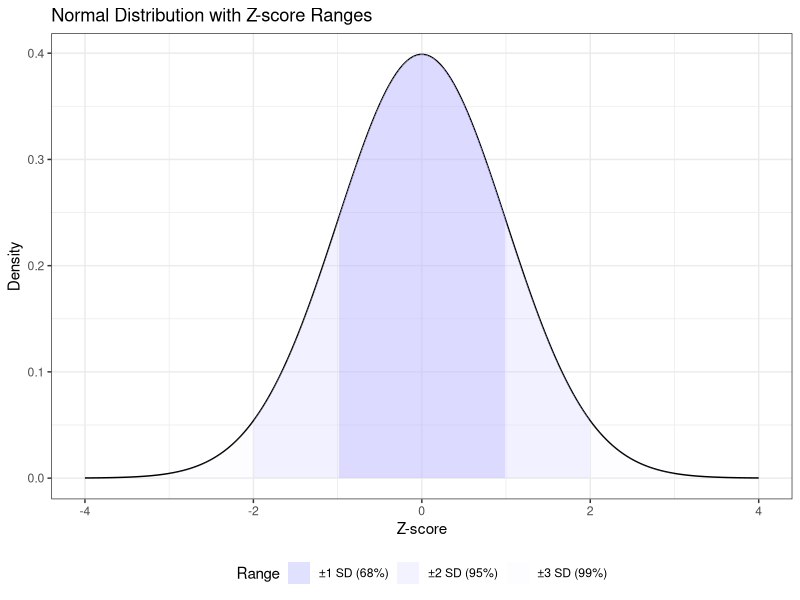

The R source for this figure:
## ---- chunk 1
knitr::opts_chunk$set(echo = TRUE, message = FALSE, warning = FALSE)
library(tidyverse)
library(knitr)
## ---- chunk 2
z <- (85-70)/10
z
## ---- chunk 3
X <- (-0.8*10) + 70
X
## ---- chunk 4
X_hist <- 60
mu_hist <- 65
sigma_hist <- 3

z_hist <- (X_hist-mu_hist)/sigma_hist

z_hist
## ---- chunk 5
X_phys <- 60
mu_phys <- 50
sigma_phys <- 10

z_phys <- (X_phys-mu_phys)/sigma_phys

z_phys
## ---- chunk 6
kable(tibble("Exam" = c("History", "Physics"), "Raw Score" = c(X_hist,
X_phys), "Z-score" = c(z_hist, z_phys)), caption = "Comparison of
Z-scores") 
## ---- chunk 7
x <- seq(-4, 4, length.out = 200)
y <- dnorm(x)
## ---- chunk 8
df <- data.frame(x = x, y = y)
## ---- chunk 9

## ---- chunk 10

# Create a data frame for the legend
legend_df <- data.frame(
  range = c("±1 SD (68%)", "±2 SD (95%)", "±3 SD (99%)"),
  fill = c("#9897ff", "#c7c6ff", "#eceaff"),  # Use the same fill color
  alpha = c(0.3, 0.2, 0.1)  # Alpha values matching the ribbons
)


# Create the plot
ggplot(df, aes(x = x, y = y)) +
  geom_line() +
  geom_ribbon(data = subset(df, x > -1 & x < 1), aes(ymin = 0, ymax = y, fill = "±1 SD (68%)"), alpha = 0.3) +
  geom_ribbon(data = subset(df, x > -2 & x < 2), aes(ymin = 0, ymax = y, fill = "±2 SD (95%)"), alpha = 0.2) +
  geom_ribbon(data = subset(df, x > -3 & x < 3), aes(ymin = 0, ymax = y, fill = "±3 SD (99%)"), alpha = 0.1) +
  labs(title = "Normal Distribution with Z-score Ranges",
       x = "Z-score",
       y = "Density",
       fill = "Range") +
  scale_fill_manual(values = c("±1 SD (68%)" = "#9897ff", "±2 SD (95%)" = "#c7c6ff", "±3 SD (99%)" = "#eceaff")) + 
  theme_bw() +
   theme(legend.position = "bottom")

## ---- chunk 11
1 - pnorm(1.25)
## ---- chunk 12
qnorm(0.90) 
## ---- chunk 13
pnorm(1.0) - pnorm(-0.5) 
## ---- chunk 14
set.seed(123) # for reproducibility
raw_scores <- rnorm(100, mean = 60, sd = 5)
## ---- chunk 15
z_scores <- (raw_scores - 60) / 5
head(z_scores)
## ---- chunk 16
new_scores <- 100 + (z_scores * 15)
## ---- chunk 17
summary(raw_scores)
summary(new_scores)
